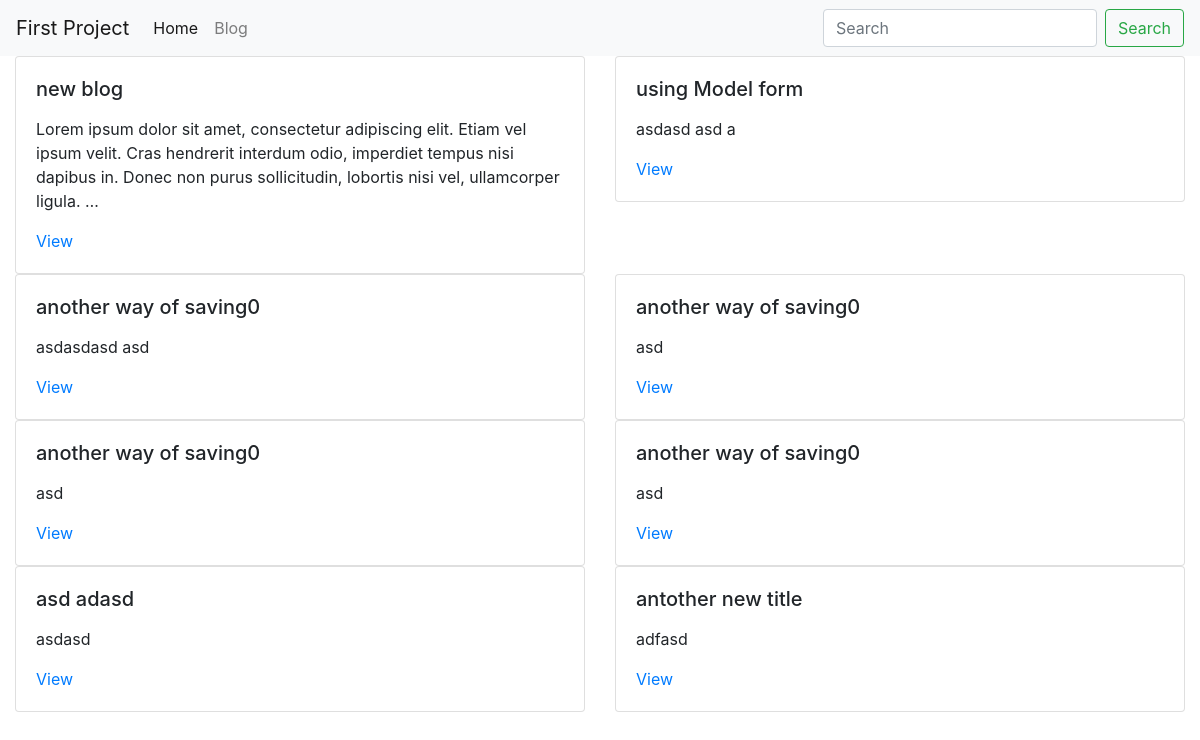
Screenshot of /blog/ with the database file from the repository.
### blog/models.py (models this page shows, shortened)
class BlogPost(models.Model):
    user = models.ForeignKey(User, default=1, null=True,  on_delete=models.SET_NULL)
    title = models.CharField(max_length=120)
    slug = models.SlugField(unique=True) # hello world -> hello-world
    content = models.TextField(null=True, blank=True)
    published_date = models.DateTimeField(auto_now=False, auto_now_add=False, null=True, blank=True)
    timestamp = models.DateTimeField(auto_now_add=True)
    updated = models.DateTimeField(auto_now=True)
    class Meta:
        ordering = ['-published_date', '-updated', '-timestamp' ]
    def get_absolute_url(self):
        return f"/blog/{self.slug}"

### blog/views.py (the view)
# urls.py: path('', blog_post_list_view),
def blog_post_list_view(request):
    qs = BlogPost.objects.all()  # queryset => list of python object
    template_name = 'blog/list.html'
    context = {'object_list': qs}
    return render(request, template_name, context)

### blog/templates/blog/list.html
{% extends 'base.html' %}
{% block content %}
<div class="row">
    {% for object in object_list %}
        {% include 'blog/list-inline.html' with blog_post=object truncate=True detail=True %}
    {% endfor %}
</div>
{% endblock content %}

### blog/templates/blog/list-inline.html
<div class="col col-md-6 mx-auto">
    <div class="card">
        <div class="card-body">
            <h5 class="card-title">{{ blog_post.title }}</h5>
            <p class="card-text">
                {% if truncate %}
                    {{ blog_post.content | linebreaks | truncatewords:30}}
                {% else %}
                    {{ blog_post.content | linebreaks }}
                {% endif %}
            </p>
            {% if detail %}
                <a href="{{blog_post.get_absolute_url}}">View</a>
            {% endif %}
        </div>
    </div>
</div>

### rows the page displays
BlogPost: title "new blog", content "Lorem ipsum dolor sit amet, consectetur adipiscing elit. Etiam vel ipsum velit. Cras hendrerit interdum odio, imperdiet tempus nisi dapibus in. Donec non purus sollicitudin, lobortis nisi vel, ullamcorper ligula. …"
BlogPost: title "using Model form", content "asdasd asd a"
BlogPost: title "another way of saving0", content "asdasdasd asd"
BlogPost: title "another way of saving0", content "asd"
BlogPost: title "another way of saving0", content "asd"
BlogPost: title "another way of saving0", content "asd"
BlogPost: title "asd adasd", content "asdasd"
BlogPost: title "antother new title", content "adfasd"
